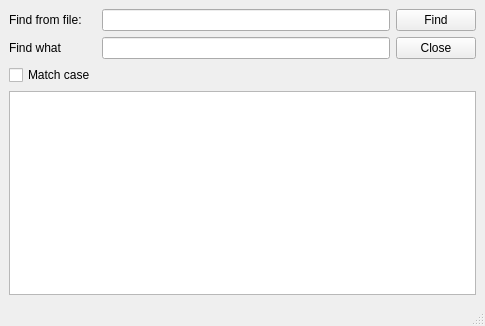
<?xml version="1.0" encoding="UTF-8"?>
<ui version="4.0">
 <class>MainWindow</class>
 <widget class="QMainWindow" name="MainWindow">
  <property name="geometry">
   <rect>
    <x>0</x>
    <y>0</y>
    <width>485</width>
    <height>326</height>
   </rect>
  </property>
  <property name="windowTitle">
   <string>MainWindow</string>
  </property>
  <widget class="QWidget" name="centralwidget">
   <layout class="QGridLayout" name="gridLayout">
    <item row="0" column="0">
     <widget class="QLabel" name="label">
      <property name="text">
       <string>Find from file:</string>
      </property>
     </widget>
    </item>
    <item row="0" column="1">
     <widget class="QLineEdit" name="fileLineEdit"/>
    </item>
    <item row="0" column="2">
     <widget class="QPushButton" name="findPushButton">
      <property name="text">
       <string>Find</string>
      </property>
     </widget>
    </item>
    <item row="1" column="0">
     <widget class="QLabel" name="label_2">
      <property name="text">
       <string>Find what</string>
      </property>
     </widget>
    </item>
    <item row="1" column="1">
     <widget class="QLineEdit" name="keyLineEdit"/>
    </item>
    <item row="1" column="2">
     <widget class="QPushButton" name="closePushButton">
      <property name="text">
       <string>Close</string>
      </property>
     </widget>
    </item>
    <item row="2" column="0">
     <widget class="QCheckBox" name="matchCheckBox">
      <property name="text">
       <string>Match case</string>
      </property>
     </widget>
    </item>
    <item row="3" column="0" colspan="3">
     <widget class="QTextBrowser" name="textBrowser"/>
    </item>
   </layout>
  </widget>
  <widget class="QMenuBar" name="menubar">
   <property name="geometry">
    <rect>
     <x>0</x>
     <y>0</y>
     <width>485</width>
     <height>25</height>
    </rect>
   </property>
  </widget>
  <widget class="QStatusBar" name="statusbar"/>
 </widget>
 <resources/>
 <connections>
  <connection>
   <sender>closePushButton</sender>
   <signal>clicked()</signal>
   <receiver>MainWindow</receiver>
   <slot>close()</slot>
   <hints>
    <hint type="sourcelabel">
     <x>435</x>
     <y>81</y>
    </hint>
    <hint type="destinationlabel">
     <x>242</x>
     <y>162</y>
    </hint>
   </hints>
  </connection>
 </connections>
</ui>
